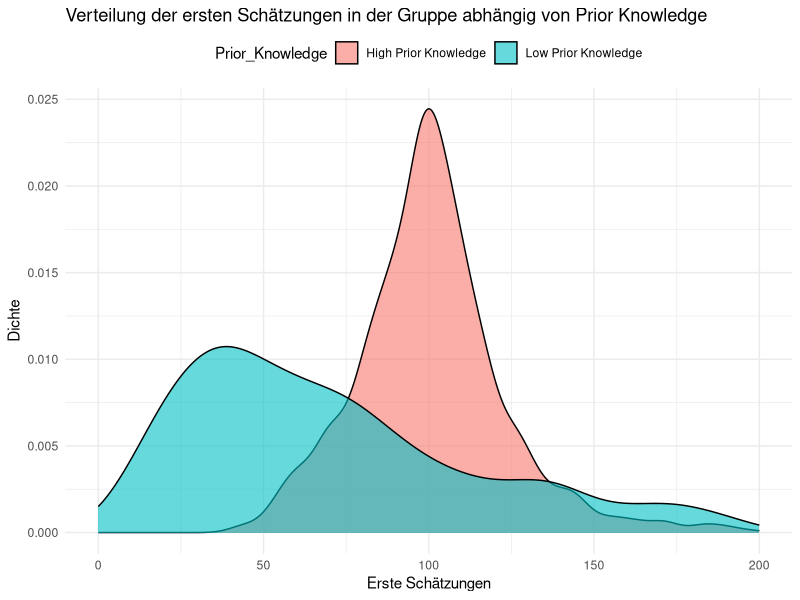
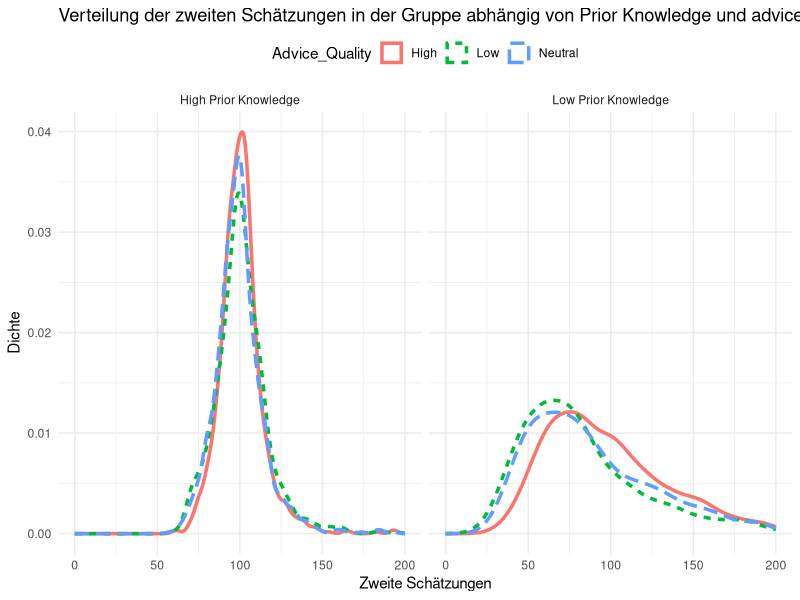

Write the R code that produced these figures, in order. (Note: this script raises an error after producing the figures.)
library(ggplot2)
library(truncnorm)

# Set seed for reproducibility
set.seed(40)

# Distribution of Prior Knowledge
dPriorKnowledge <- function(n_individuals, distribution_type = "truncnorm", params = list()) {
  switch(distribution_type,
         "truncnorm" = {
           # Truncated normal distribution between between 0 and 1
           # with specified mean and sd
           mean_val <- if(is.null(params$mean)) 0.5 else params$mean
           sd_val <- if(is.null(params$sd)) 0.15 else params$sd
           truncnorm::rtruncnorm(n_individuals, a = 0, b = 1, mean = mean_val, sd = sd_val)
         }
  )
}



# Distribution of Individual First Estimates
dIndividualFirstEstimate <- function(prior_knowledge, true_value) {
  # The higher prior knowledge, the smaller the distribution of individual estimates
  # For maximum prior knowledge = 1, sd_of_log = 0.05
  # For minimum prior knowledge = 0, sd_of_log = 1
  sd_of_log = -0.95 * prior_knowledge + 1
  mean_of_log = log(true_value) - sd_of_log^2/2
 
  # Generate a sample from this distribution
  estimate <- rlnorm(1, meanlog = mean_of_log, sdlog = sd_of_log)
  
  return(estimate)
}

# Distribution of Group First Estimates
dGroupFirstEstimate <- function(prior_knowledge_vector, true_value) {
  # Generate first estimates for all individuals
  first_estimates <- sapply(prior_knowledge_vector, dIndividualFirstEstimate, true_value = true_value)
  return(first_estimates)
}

# Function to determine weight of advice based on perceived advice quality
getWeightOnAdvice <- function(advice_quality) {
  weight <- switch(advice_quality,
         "low" = 0.32,
         "neutral" = 0.37,
         "high" = 0.48,
         stop("Invalid advice quality. Use 'low', 'neutral', or 'high'."))

  return(weight)
}


# Psi function for integrating social information
psi <- function(first_estimate, social_info, advice_quality) {
  weight_on_advice <- getWeightOnAdvice(advice_quality)
  self_weight <- 1 - weight_on_advice
  expected_second_estimate <- weight_on_advice * social_info + self_weight * first_estimate
  return(expected_second_estimate)
  # The expected value for the second estimate based on weight on advice and self weight
  # Interpreted as a persons tendency to a second estimate value, it can be seen
  # as the central tendency of her second estimate distribution
}

# Distribution of Individual Second Estimates
dIndividualSecondEstimate <- function(first_estimate, social_info, advice_quality) {
  # Returns the second estimate after applying the Psi function and random noise
  expected_second_estimate <- psi(first_estimate, social_info, advice_quality)
  second_estimate <- rnorm(1, mean = expected_second_estimate, sd = 1)
  return(second_estimate)
}

# Distribution of Group Second Estimates
dGroupSecondEstimates <- function(first_estimate_vector, social_info, advice_quality) {
  # Generate second estimates for all individuals
  second_estimates <- mapply(dIndividualSecondEstimate,
                             first_estimate = first_estimate_vector,
                             advice_quality = advice_quality,
                             MoreArgs = list(social_info = social_info))
  return(second_estimates)
}

# Function to determine WOC with social influence
determineWOCSocialInfluence <- function(first_estimate_vector, second_estimate_vector, true_value) {
  # Calculate mean estimates
  mean_first <- mean(first_estimate_vector)
  mean_second <- mean(second_estimate_vector)
  
  # Calculate individual means (average of individual estimates)
  mean_individual_first <- mean(first_estimate_vector)
  mean_individual_second <- mean(second_estimate_vector)
  
  # Calculate individual average distances (average error of individuals)
  mean_individual_distance_first <- mean(abs(first_estimate_vector - true_value))
  mean_individual_distance_second <- mean(abs(second_estimate_vector - true_value))
  
  # Calculate group distances (error of the aggregated estimate)
  group_distance_first <- abs(mean_first - true_value)
  group_distance_second <- abs(mean_second - true_value)
  
  # Calculate WOC benefit in absolute units (how many units closer the group is vs avg individual)
  woc_benefit_first <- mean_individual_distance_first - group_distance_first
  woc_benefit_second <- mean_individual_distance_second - group_distance_second
  
  # Change in WOC benefit
  woc_benefit_change <- woc_benefit_second - woc_benefit_first
  
  # Percentage WOC benefit (what % of individual error is eliminated by aggregation)
  woc_percent_benefit_first <- (woc_benefit_first / mean_individual_distance_first) * 100
  woc_percent_benefit_second <- (woc_benefit_second / mean_individual_distance_second) * 100
  woc_percent_benefit_change <- woc_percent_benefit_second - woc_percent_benefit_first
  
  # Also calculate the squared error metrics for completeness
  error_first <- (mean_first - true_value)^2
  error_second <- (mean_second - true_value)^2
  individual_error_first <- mean((first_estimate_vector - true_value)^2)
  individual_error_second <- mean((second_estimate_vector - true_value)^2)
  
  return(list(
    # Group estimates
    group_mean_first = mean_first,
    group_mean_second = mean_second,
    group_distance_first = group_distance_first,
    group_distance_second = group_distance_second,
    
    # Individual averages
    individual_mean_distance_first = mean_individual_distance_first,
    individual_mean_distance_second = mean_individual_distance_second,
    
    # WOC benefits in original units
    woc_benefit_first = woc_benefit_first,
    woc_benefit_second = woc_benefit_second,
    woc_benefit_change = woc_benefit_change,
    
    # WOC benefits as percentages
    woc_percent_benefit_first = woc_percent_benefit_first,
    woc_percent_benefit_second = woc_percent_benefit_second,
    woc_percent_benefit_change = woc_percent_benefit_change,
    
    # Original squared error metrics
    error_first = error_first,
    error_second = error_second,
    individual_error_first = individual_error_first,
    individual_error_second = individual_error_second,
    improvement = error_first - error_second,
    individual_improvement = individual_error_first - individual_error_second
  ))
}

# Function to run a simulation
runSimulation <- function(n_individuals, true_value, advice_quality, knowledge_distribution = "truncnorm", 
                          knowledge_params = list(), social_info_type = "mean", 
                          manipulated_social_info = NULL, n_trials = 1) {
  
  results <- list()
  
  for(i in 1:n_trials) {
    # Generate prior knowledge
    prior_knowledge <- dPriorKnowledge(n_individuals, knowledge_distribution, knowledge_params)
    
    # Generate first estimates
    first_estimates <- dGroupFirstEstimate(prior_knowledge, true_value)
    
    # Calculate personalized social information and second estimates
    if(!is.null(manipulated_social_info)) {
      # If social_info is manipulated, use the same value for everyone
      social_info <- manipulated_social_info
      second_estimates <- dGroupSecondEstimates(first_estimates, social_info, advice_quality)
    } else {
      # Create vectors to store personalized social info and second estimates
      social_info_vector <- numeric(n_individuals)
      second_estimates <- numeric(n_individuals)
      
      # Calculate personalized social info for each individual (excluding their own estimate)
      for(j in 1:n_individuals) {
        # Get all estimates except this person's
        other_estimates <- first_estimates[-j]
        
        
        # Calculate social information based on specified type
        switch(social_info_type,
               "mean" = {
                 social_info_vector[j] <- mean(other_estimates)
               }
        )
        
        # Calculate second estimate for this person using their personalized social info
        second_estimates[j] <- dIndividualSecondEstimate(
          first_estimate = first_estimates[j],
          social_info = social_info_vector[j],
          advice_quality = advice_quality
        )
      }
      
      # For compatibility with the rest of the code, store the average social info
      social_info <- mean(social_info_vector)
    }
    
    # Determine WOC effects
    woc_effects <- determineWOCSocialInfluence(first_estimates, second_estimates, true_value)
    
    # Store results for this trial
    results[[i]] <- list(
      prior_knowledge = prior_knowledge,
      advice_quality = advice_quality,
      first_estimates = first_estimates,
      social_info = social_info,
      second_estimates = second_estimates,
      woc_effects = woc_effects
    )
  }
  
  if(n_trials == 1) {
    return(results[[1]])
  } else {
    aggregate_results <- list(
      # Advice Quality
      advice_quality = advice_quality,
      
      # Group estimates
      mean_group_first = mean(sapply(results, function(x) x$woc_effects$group_mean_first)),
      mean_group_second = mean(sapply(results, function(x) x$woc_effects$group_mean_second)),
      mean_group_distance_first = mean(sapply(results, function(x) x$woc_effects$group_distance_first)),
      mean_group_distance_second = mean(sapply(results, function(x) x$woc_effects$group_distance_second)),
      
      # Individual averages
      mean_individual_distance_first = mean(sapply(results, function(x) x$woc_effects$individual_mean_distance_first)),
      mean_individual_distance_second = mean(sapply(results, function(x) x$woc_effects$individual_mean_distance_second)),
      
      # WOC benefits in original units
      mean_woc_benefit_first = mean(sapply(results, function(x) x$woc_effects$woc_benefit_first)),
      mean_woc_benefit_second = mean(sapply(results, function(x) x$woc_effects$woc_benefit_second)),
      mean_woc_benefit_change = mean(sapply(results, function(x) x$woc_effects$woc_benefit_change)),
      
      # WOC benefits as percentages
      mean_woc_percent_benefit_first = mean(sapply(results, function(x) x$woc_effects$woc_percent_benefit_first)),
      mean_woc_percent_benefit_second = mean(sapply(results, function(x) x$woc_effects$woc_percent_benefit_second)),
      mean_woc_percent_benefit_change = mean(sapply(results, function(x) x$woc_effects$woc_percent_benefit_change)),
      
      # Proportion of trials showing improvement
      proportion_group_improved = mean(sapply(results, function(x) x$woc_effects$group_distance_first > x$woc_effects$group_distance_second)),
      proportion_individual_improved = mean(sapply(results, function(x) x$woc_effects$individual_mean_distance_first > x$woc_effects$individual_mean_distance_second)),
      proportion_woc_strengthened = mean(sapply(results, function(x) x$woc_effects$woc_benefit_change > 0))
    )
    
    return(list(
      trial_results = results,
      aggregate_results = aggregate_results
    ))
  }
}

# Simulate group of 10 individuals with high prior knowledge (0.9)
## Advice quality = "low"

lowAQ_group_results_high <- runSimulation(
  n_individuals = 10,              
  true_value = 100, 
  advice_quality = "low",
  social_info_type = "mean",
  knowledge_distribution = "truncnorm", 
  knowledge_params = list(
    mean = 0.9,                   
    sd = 0.15                      
  ),
  n_trials = 100
)
## Advice quality = "neutral"

neutralAQ_group_results_high <- runSimulation(
  n_individuals = 10,              
  true_value = 100, 
  advice_quality = "neutral",
  social_info_type = "mean",
  knowledge_distribution = "truncnorm", 
  knowledge_params = list(
    mean = 0.9,                   
    sd = 0.15                       
  ),
  n_trials = 100
)

## Advice quality = "high"

highAQ_group_results_high <- runSimulation(
  n_individuals = 10,              
  true_value = 100, 
  advice_quality = "high",
  social_info_type = "mean",
  knowledge_distribution = "truncnorm", 
  knowledge_params = list(
    mean = 0.9,                   
    sd = 0.15                     
  ),
  n_trials = 100
)

print(lowAQ_group_results_high$aggregate_results)
print(neutralAQ_group_results_high$aggregate_results)
print(highAQ_group_results_high$aggregate_results)



# Simulate group of 10 individuals with low prior knowledge (0.1)
## Advice quality = "low"

lowAQ_group_results_low <- runSimulation(
  n_individuals = 10,              
  true_value = 100, 
  advice_quality = "low",
  social_info_type = "mean",
  knowledge_distribution = "truncnorm", 
  knowledge_params = list(
    mean = 0.1,                   
    sd = 0.15                      
  ),
  n_trials = 100
)

## Advice quality = "neutral"

neutralAQ_group_results_low <- runSimulation(
  n_individuals = 10,              
  true_value = 100, 
  advice_quality = "neutral",
  social_info_type = "mean",
  knowledge_distribution = "truncnorm", 
  knowledge_params = list(
    mean = 0.1,                   
    sd = 0.15                       
  ),
  n_trials = 100
)

## Advice quality = "high"

highAQ_group_results_low <- runSimulation(
  n_individuals = 10,              
  true_value = 100, 
  advice_quality = "high",
  social_info_type = "mean",
  knowledge_distribution = "truncnorm", 
  knowledge_params = list(
    mean = 0.1,                   
    sd = 0.15                     
  ),
  n_trials = 100
)

print(lowAQ_group_results_low$aggregate_results)
print(neutralAQ_group_results_low$aggregate_results)
print(highAQ_group_results_low$aggregate_results)



# Print WOC-benefit_changes
print(lowAQ_group_results_high$aggregate_results$mean_woc_percent_benefit_change)
print(neutralAQ_group_results_high$aggregate_results$mean_woc_percent_benefit_change)
print(highAQ_group_results_high$aggregate_results$mean_woc_percent_benefit_change)

print(highAQ_group_results_low$aggregate_results$mean_woc_percent_benefit_change)
print(neutralAQ_group_results_low$aggregate_results$mean_woc_percent_benefit_change)
print(highAQ_group_results_low$aggregate_results$mean_woc_percent_benefit_change)

#Als Tabelle
woc_percent_benefit_change_table <- data.frame(
  Advice_Quality = c("Low", "Neutral", "High"),  # Die Zeilen sind die Advice Quality Kategorien
  `High Prior Knowledge` = c(
    lowAQ_group_results_high$aggregate_results$mean_woc_percent_benefit_change,
    neutralAQ_group_results_high$aggregate_results$mean_woc_percent_benefit_change,
    highAQ_group_results_high$aggregate_results$mean_woc_percent_benefit_change
  ),
  `Low Prior Knowledge` = c(
    lowAQ_group_results_low$aggregate_results$mean_woc_percent_benefit_change,
    neutralAQ_group_results_low$aggregate_results$mean_woc_percent_benefit_change,
    highAQ_group_results_low$aggregate_results$mean_woc_percent_benefit_change
  )
)

# Ausgabe der Tabelle mit prozentualer Veränderung der WOC
print(woc_percent_benefit_change_table)





# Effektstärke von prior knowledge (low vs. high) auf den Mittelwert der ersten Schätzung
## Funktion zur Berechnung von Cohen's d
calculate_cohens_d <- function(group1, group2) {
  # Entferne NA-Werte
  group1 <- na.omit(group1)
  group2 <- na.omit(group2)
  
  mean_group1 <- mean(group1)
  mean_group2 <- mean(group2)
  sd_group1 <- sd(group1)
  sd_group2 <- sd(group2)
  n1 <- length(group1)
  n2 <- length(group2)
  
  # Gemeinsame Standardabweichung
  sp <- sqrt(((n1 - 1) * sd_group1^2 + (n2 - 1) * sd_group2^2) / (n1 + n2 - 2))
  
  # Cohen's d
  d <- (mean_group1 - mean_group2) / sp
  return(d)
}

## Extrahiere first_estimates für high und low Prior Knowledge
first_estimates_high <- unlist(lapply(lowAQ_group_results_high$trial_results, function(x) x$first_estimates))
first_estimates_low <- unlist(lapply(lowAQ_group_results_low$trial_results, function(x) x$first_estimates))

## Berechne Mittelwerte ohne NA-Werte
mean_first_estimates_high <- mean(first_estimates_high, na.rm = TRUE)
mean_first_estimates_low <- mean(first_estimates_low, na.rm = TRUE)

## Berechne Cohen's d für die Mittelwerte der first_estimates (low vs high Prior Knowledge)
cohens_d_mean <- calculate_cohens_d(first_estimates_high, first_estimates_low)

## Tabelle mit der berechneten Effektstärke (Cohen's d) für die Mittelwerte der first estimates
effect_size_table <- data.frame(
  Measure = "Mean First Estimate",
  Cohen_d = cohens_d_mean
)

## Ausgabe der Tabelle
print(effect_size_table)





# Berechnung der Effektstärken für Advice Quality (low vs high) bei mittleren Prior Knowledge (0.5) 

## Funktion zur Berechnung von Cohen's d
calculate_cohens_d <- function(group1, group2) {
  # Entferne NA-Werte
  group1 <- na.omit(group1)
  group2 <- na.omit(group2)
  
  mean_group1 <- mean(group1)
  mean_group2 <- mean(group2)
  sd_group1 <- sd(group1)
  sd_group2 <- sd(group2)
  n1 <- length(group1)
  n2 <- length(group2)
  
  # Gemeinsame Standardabweichung
  sp <- sqrt(((n1 - 1) * sd_group1^2 + (n2 - 1) * sd_group2^2) / (n1 + n2 - 2))
  
  # Cohen's d
  d <- (mean_group1 - mean_group2) / sp
  return(d)
}

## Simuliere eine Gruppe mit mittlerem Prior Knowledge (0.5)
## Advice quality = "low"
lowAQ_group_results_medium <- runSimulation(
  n_individuals = 10,              
  true_value = 100, 
  advice_quality = "low",
  social_info_type = "mean",
  knowledge_distribution = "truncnorm", 
  knowledge_params = list(
    mean = 0.5,                   
    sd = 0.15                      
  ),
  n_trials = 100
)

## Advice quality = "neutral"
neutralAQ_group_results_medium <- runSimulation(
  n_individuals = 10,              
  true_value = 100, 
  advice_quality = "neutral",
  social_info_type = "mean",
  knowledge_distribution = "truncnorm", 
  knowledge_params = list(
    mean = 0.5,                   
    sd = 0.15                      
  ),
  n_trials = 100
)

## Advice quality = "high"
highAQ_group_results_medium <- runSimulation(
  n_individuals = 10,              
  true_value = 100, 
  advice_quality = "high",
  social_info_type = "mean",
  knowledge_distribution = "truncnorm", 
  knowledge_params = list(
    mean = 0.5,                   
    sd = 0.15                      
  ),
  n_trials = 100
)

## Extrahiere second_estimates für low und high Advice Quality bei mittlerem Prior Knowledge
second_estimates_low_medium <- unlist(lapply(lowAQ_group_results_medium$trial_results, function(x) x$second_estimates))
second_estimates_high_medium <- unlist(lapply(highAQ_group_results_medium$trial_results, function(x) x$second_estimates))

## Berechnung der Effektstärke (Cohen's d) für low vs high Advice Quality bei mittlerem Prior Knowledge
cohens_d_advice_quality_medium <- calculate_cohens_d(second_estimates_low_medium, second_estimates_high_medium)

## Tabelle mit den berechneten Effektstärken
effect_size_table_advice_quality_medium <- data.frame(
  Advice_Quality_Comparison = "Low vs High (Medium Prior Knowledge)",
  Cohen_d = cohens_d_advice_quality_medium
)

## Ausgabe der Tabelle mit der berechneten Effektstärke
print(effect_size_table_advice_quality_medium)






## Plot der Verteilung der ersten Schätzung in der Gruppe abhängig von Prior Knowledge in der Gruppe

## Extrahiere die first_estimates für jede Gruppe (high und low Prior Knowledge)
first_estimates_high_pknw <- unlist(lapply(lowAQ_group_results_high$trial_results, function(x) x$first_estimates))
first_estimates_low_pknw <- unlist(lapply(lowAQ_group_results_low$trial_results, function(x) x$first_estimates))

## Erstelle DataFrame für den Plot
data_for_first_estimates_plot <- data.frame(
  Estimate = c(first_estimates_high_pknw, first_estimates_low_pknw),
  Prior_Knowledge = rep(c("High Prior Knowledge", "Low Prior Knowledge"), 
                        each = length(first_estimates_high_pknw))
)

## Plot erstellen
ggplot(data_for_first_estimates_plot, aes(x = Estimate, fill = Prior_Knowledge)) +
  geom_density(alpha = 0.6) +
  labs(title = "Verteilung der ersten Schätzungen in der Gruppe abhängig von Prior Knowledge",
       x = "Erste Schätzungen",
       y = "Dichte") +
  theme_minimal() +
  theme(legend.position = "top") +
  xlim(0, 200)






# Plot der Verteilung der zweiten Schätzung in der Gruppe abhängig von Prior Knowledge in der Gruppe und der gegebenen advice quality

## Extrahiere die second_estimates für jede Gruppe (high und low Prior Knowledge und verschiedene Advice Quality)
second_estimates_high_pknw_low_advice <- unlist(lapply(lowAQ_group_results_high$trial_results, function(x) x$second_estimates))
second_estimates_high_pknw_neutral_advice <- unlist(lapply(neutralAQ_group_results_high$trial_results, function(x) x$second_estimates))
second_estimates_high_pknw_high_advice <- unlist(lapply(highAQ_group_results_high$trial_results, function(x) x$second_estimates))

second_estimates_low_pknw_low_advice <- unlist(lapply(lowAQ_group_results_low$trial_results, function(x) x$second_estimates))
second_estimates_low_pknw_neutral_advice <- unlist(lapply(neutralAQ_group_results_low$trial_results, function(x) x$second_estimates))
second_estimates_low_pknw_high_advice <- unlist(lapply(highAQ_group_results_low$trial_results, function(x) x$second_estimates))

## Erstelle DataFrame für den Plot
data_for_second_estimates_plot <- data.frame(
  Estimate = c(
    second_estimates_high_pknw_low_advice, second_estimates_high_pknw_neutral_advice, second_estimates_high_pknw_high_advice,
    second_estimates_low_pknw_low_advice, second_estimates_low_pknw_neutral_advice, second_estimates_low_pknw_high_advice
  ),
  Prior_Knowledge = rep(c("High Prior Knowledge", "Low Prior Knowledge"), 
                        each = length(second_estimates_high_pknw_low_advice) + length(second_estimates_high_pknw_neutral_advice) + length(second_estimates_high_pknw_high_advice)),
  Advice_Quality = rep(c("Low", "Neutral", "High"), 
                       each = length(second_estimates_high_pknw_low_advice), times = 2)  # 2 Gruppen (high, low Prior Knowledge)
)

## Plot erstellen
ggplot(data_for_second_estimates_plot, aes(x = Estimate, color = Advice_Quality, linetype = Advice_Quality)) +
  geom_density(linewidth = 1.2) +  # Linien statt Füllung
  facet_wrap(~ Prior_Knowledge) +  # Facet für verschiedene Prior Knowledge Levels
  labs(title = "Verteilung der zweiten Schätzungen in der Gruppe abhängig von Prior Knowledge und advice quality",
       x = "Zweite Schätzungen",
       y = "Dichte") +
  theme_minimal() +
  theme(legend.position = "top") +
  xlim(0, 200)
  scale_color_manual(values = c("Low" = "red", "Neutral" = "blue", "High" = "green")) +  # Farben nach Advice Quality
  scale_linetype_manual(values = c("Low" = "solid", "Neutral" = "dashed", "High" = "dotted"))  # Verschiedene Linientypen für Advice Quality
